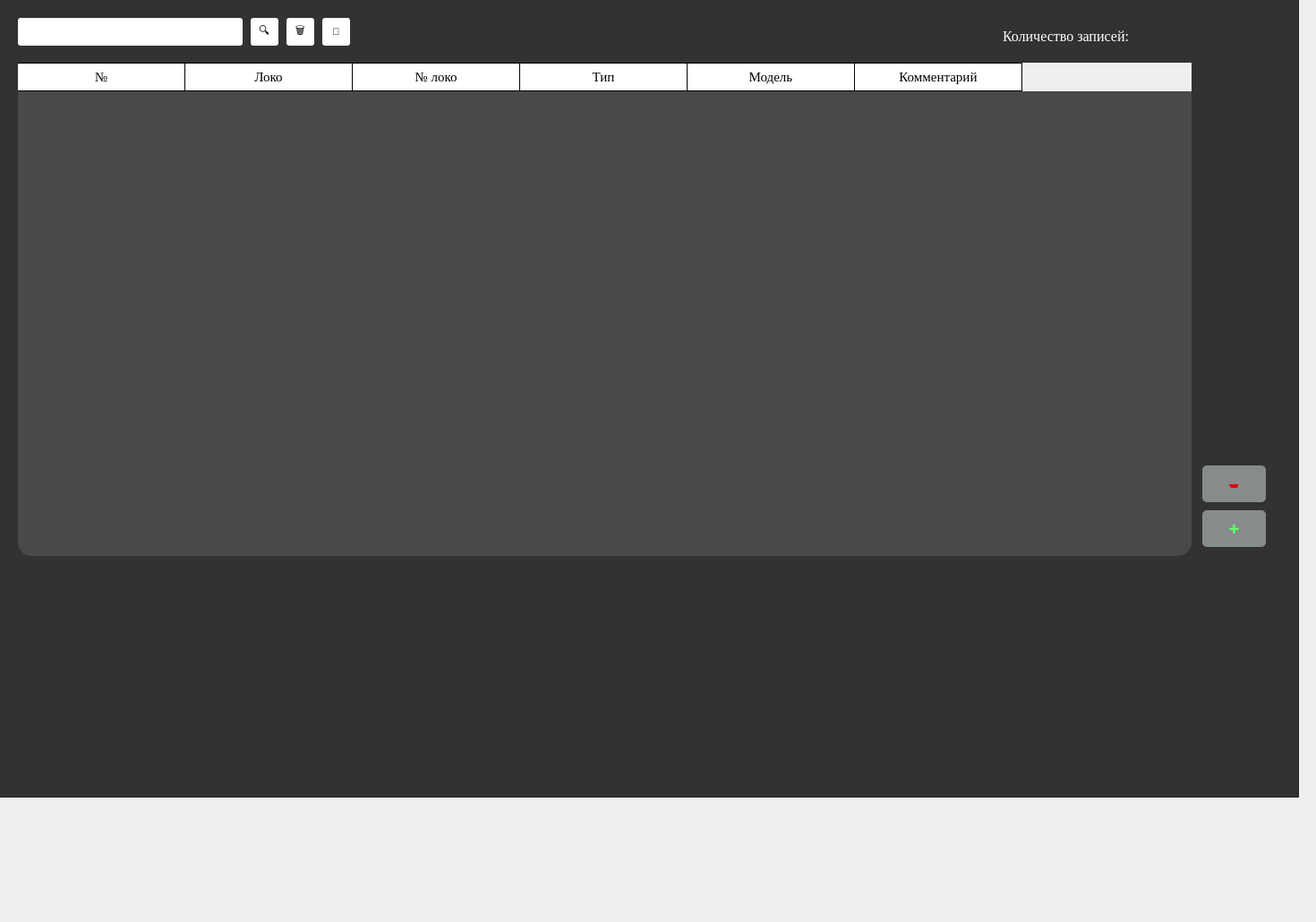
      <widget class="QWidget" name="tab_16">
       <attribute name="title">
        <string>Система 4</string>
       </attribute>
       <widget class="QLineEdit" name="lineEdit_13">
        <property name="geometry">
         <rect>
          <x>20</x>
          <y>20</y>
          <width>251</width>
          <height>31</height>
         </rect>
        </property>
        <property name="styleSheet">
         <string notr="true">QLineEdit {
background-color: rgb(255, 255, 255);
border-radius: 3px;}</string>
        </property>
       </widget>
       <widget class="QPushButton" name="pushButton_45">
        <property name="geometry">
         <rect>
          <x>280</x>
          <y>20</y>
          <width>31</width>
          <height>31</height>
         </rect>
        </property>
        <property name="styleSheet">
         <string notr="true">QPushButton {
	background-color: rgb(255, 255, 255);
	border-radius: 3px;
	color:rgb(0, 0, 0)}
QPushButton:hover {
	background-color: rgb(229, 229, 229);
	color:rgb(0, 0, 0)}
QPushButton:pressed {
	background-color: rgb(255, 255, 255);}</string>
        </property>
        <property name="text">
         <string>🔍</string>
        </property>
        <property name="icon">
         <iconset>
          <normaloff>sql_maket/Search.PNG</normaloff>sql_maket/Search.PNG</iconset>
        </property>
        <property name="iconSize">
         <size>
          <width>30</width>
          <height>30</height>
         </size>
        </property>
        <property name="checkable">
         <bool>true</bool>
        </property>
        <property name="checked">
         <bool>true</bool>
        </property>
       </widget>
       <widget class="QPushButton" name="pushButton_51">
        <property name="geometry">
         <rect>
          <x>320</x>
          <y>20</y>
          <width>31</width>
          <height>31</height>
         </rect>
        </property>
        <property name="styleSheet">
         <string notr="true">QPushButton {
	background-color: rgb(255, 255, 255);
	border-radius: 3px;
	color:rgb(0, 0, 0)}
QPushButton:hover {
	background-color: rgb(229, 229, 229);
	color:rgb(0, 0, 0)}
QPushButton:pressed {
	background-color: rgb(255, 255, 255);}</string>
        </property>
        <property name="text">
         <string>🗑</string>
        </property>
        <property name="icon">
         <iconset>
          <normaloff>sql_maket/musor.PNG</normaloff>sql_maket/musor.PNG</iconset>
        </property>
        <property name="iconSize">
         <size>
          <width>30</width>
          <height>30</height>
         </size>
        </property>
        <property name="checkable">
         <bool>true</bool>
        </property>
        <property name="checked">
         <bool>true</bool>
        </property>
       </widget>
       <widget class="QLabel" name="label_13">
        <property name="geometry">
         <rect>
          <x>1120</x>
          <y>30</y>
          <width>321</width>
          <height>20</height>
         </rect>
        </property>
        <property name="font">
         <font>
          <family>Times New Roman</family>
          <pointsize>12</pointsize>
         </font>
        </property>
        <property name="styleSheet">
         <string notr="true">QLabel {
	color: rgb(255, 255, 255);}</string>
        </property>
        <property name="text">
         <string>Количество записей:</string>
        </property>
       </widget>
       <widget class="QPushButton" name="pushButton_59">
        <property name="geometry">
         <rect>
          <x>1343</x>
          <y>520</y>
          <width>71</width>
          <height>41</height>
         </rect>
        </property>
        <property name="sizePolicy">
         <sizepolicy hsizetype="Minimum" vsizetype="Fixed">
          <horstretch>0</horstretch>
          <verstretch>0</verstretch>
         </sizepolicy>
        </property>
        <property name="font">
         <font>
          <pointsize>24</pointsize>
          <underline>false</underline>
          <strikeout>true</strikeout>
         </font>
        </property>
        <property name="styleSheet">
         <string notr="true">QPushButton {
	background-color: rgb(134, 140, 140);
	border-radius: 5px;
	color: rgb(222, 6, 10);
}
QPushButton:hover {
	background-color: rgb(122, 122, 122);
	color: rgb(222, 6, 10)}
QPushButton:pressed {
	background-color: rgb(134, 140, 140);}</string>
        </property>
        <property name="text">
         <string>-</string>
        </property>
       </widget>
       <widget class="QPushButton" name="pushButton_60">
        <property name="geometry">
         <rect>
          <x>1343</x>
          <y>570</y>
          <width>71</width>
          <height>41</height>
         </rect>
        </property>
        <property name="sizePolicy">
         <sizepolicy hsizetype="Minimum" vsizetype="Fixed">
          <horstretch>0</horstretch>
          <verstretch>0</verstretch>
         </sizepolicy>
        </property>
        <property name="font">
         <font>
          <pointsize>16</pointsize>
          <weight>75</weight>
          <italic>false</italic>
          <bold>true</bold>
          <underline>false</underline>
          <strikeout>false</strikeout>
         </font>
        </property>
        <property name="styleSheet">
         <string notr="true">QPushButton {
	background-color: rgb(134, 140, 140);
	border-radius: 5px;
	color: rgb(97, 255, 107);
}
QPushButton:hover {
	background-color: rgb(122, 122, 122);
	color: rgb(97, 255, 107)}
QPushButton:pressed {
	background-color: rgb(134, 140, 140);}</string>
        </property>
        <property name="text">
         <string>+</string>
        </property>
        <property name="checkable">
         <bool>false</bool>
        </property>
        <property name="autoRepeat">
         <bool>false</bool>
        </property>
        <property name="autoExclusive">
         <bool>false</bool>
        </property>
       </widget>
       <widget class="QTableWidget" name="tableWidget_13">
        <property name="geometry">
         <rect>
          <x>20</x>
          <y>70</y>
          <width>1311</width>
          <height>551</height>
         </rect>
        </property>
        <property name="font">
         <font>
          <family>Times New Roman</family>
          <pointsize>11</pointsize>
          <weight>50</weight>
          <bold>false</bold>
         </font>
        </property>
        <property name="styleSheet">
         <string notr="true">QTableWidget {
border-radius: 15px;
background-color: rgb(72, 73, 74)}

QHeaderView::section {
    background-color: rgb(255, 255, 255);
    padding: 4px;
    font-size: 11pt;
	font-family: Times New Roman;
    border-bottom: 1px solid rgb(0, 0, 0);
    border-right: 1px solid rgb(0, 0, 0);
}

QHeaderView::section:horizontal
{
    border-top: 1px solid rgb(0, 0, 0);
}

QHeaderView::section:vertical
{
    border-left: 1px solid rgb(0, 0, 0);
}

QTableWidget::item {
	background-color: rgb(255, 255, 255);
}
QTableWidget::item:selected {
	background-color: rgb(170, 255, 255);
	color:rgb(0, 0, 0);
}</string>
        </property>
        <property name="textElideMode">
         <enum>Qt::ElideMiddle</enum>
        </property>
        <attribute name="horizontalHeaderDefaultSectionSize">
         <number>187</number>
        </attribute>
        <attribute name="horizontalHeaderHighlightSections">
         <bool>false</bool>
        </attribute>
        <attribute name="verticalHeaderVisible">
         <bool>false</bool>
        </attribute>
        <column>
         <property name="text">
          <string>№</string>
         </property>
        </column>
        <column>
         <property name="text">
          <string>Локо</string>
         </property>
        </column>
        <column>
         <property name="text">
          <string>№ локо</string>
         </property>
        </column>
        <column>
         <property name="text">
          <string>Тип</string>
         </property>
        </column>
        <column>
         <property name="text">
          <string>Модель</string>
         </property>
        </column>
        <column>
         <property name="text">
          <string>Комментарий</string>
         </property>
        </column>
       </widget>
       <widget class="QFrame" name="frame_18">
        <property name="geometry">
         <rect>
          <x>-10</x>
          <y>-130</y>
          <width>1461</width>
          <height>1021</height>
         </rect>
        </property>
        <property name="styleSheet">
         <string notr="true">
background-color: rgb(50, 50, 50);</string>
        </property>
        <property name="frameShape">
         <enum>QFrame::StyledPanel</enum>
        </property>
        <property name="frameShadow">
         <enum>QFrame::Raised</enum>
        </property>
        <widget class="QPushButton" name="pushButton_save_6">
         <property name="geometry">
          <rect>
           <x>370</x>
           <y>150</y>
           <width>31</width>
           <height>31</height>
          </rect>
         </property>
         <property name="font">
          <font>
           <pointsize>8</pointsize>
          </font>
         </property>
         <property name="styleSheet">
          <string notr="true">QPushButton {
	background-color: rgb(255, 255, 255);
	border-radius: 3px;
	color:rgb(0, 0, 0)}
QPushButton:hover {
	background-color: rgb(229, 229, 229);
	color:rgb(0, 0, 0)}
QPushButton:pressed {
	background-color: rgb(255, 255, 255);}</string>
         </property>
         <property name="text">
          <string>💾</string>
         </property>
         <property name="icon">
          <iconset>
           <normaloff>sql_maket/save.PNG</normaloff>sql_maket/save.PNG</iconset>
         </property>
         <property name="iconSize">
          <size>
           <width>30</width>
           <height>30</height>
          </size>
         </property>
         <property name="checkable">
          <bool>true</bool>
         </property>
         <property name="checked">
          <bool>true</bool>
         </property>
         <property name="autoDefault">
          <bool>false</bool>
         </property>
         <property name="default">
          <bool>false</bool>
         </property>
         <property name="flat">
          <bool>false</bool>
         </property>
        </widget>
       </widget>
       <zorder>frame_18</zorder>
       <zorder>lineEdit_13</zorder>
       <zorder>pushButton_45</zorder>
       <zorder>pushButton_51</zorder>
       <zorder>label_13</zorder>
       <zorder>pushButton_59</zorder>
       <zorder>tableWidget_13</zorder>
       <zorder>pushButton_60</zorder>
      </widget>
